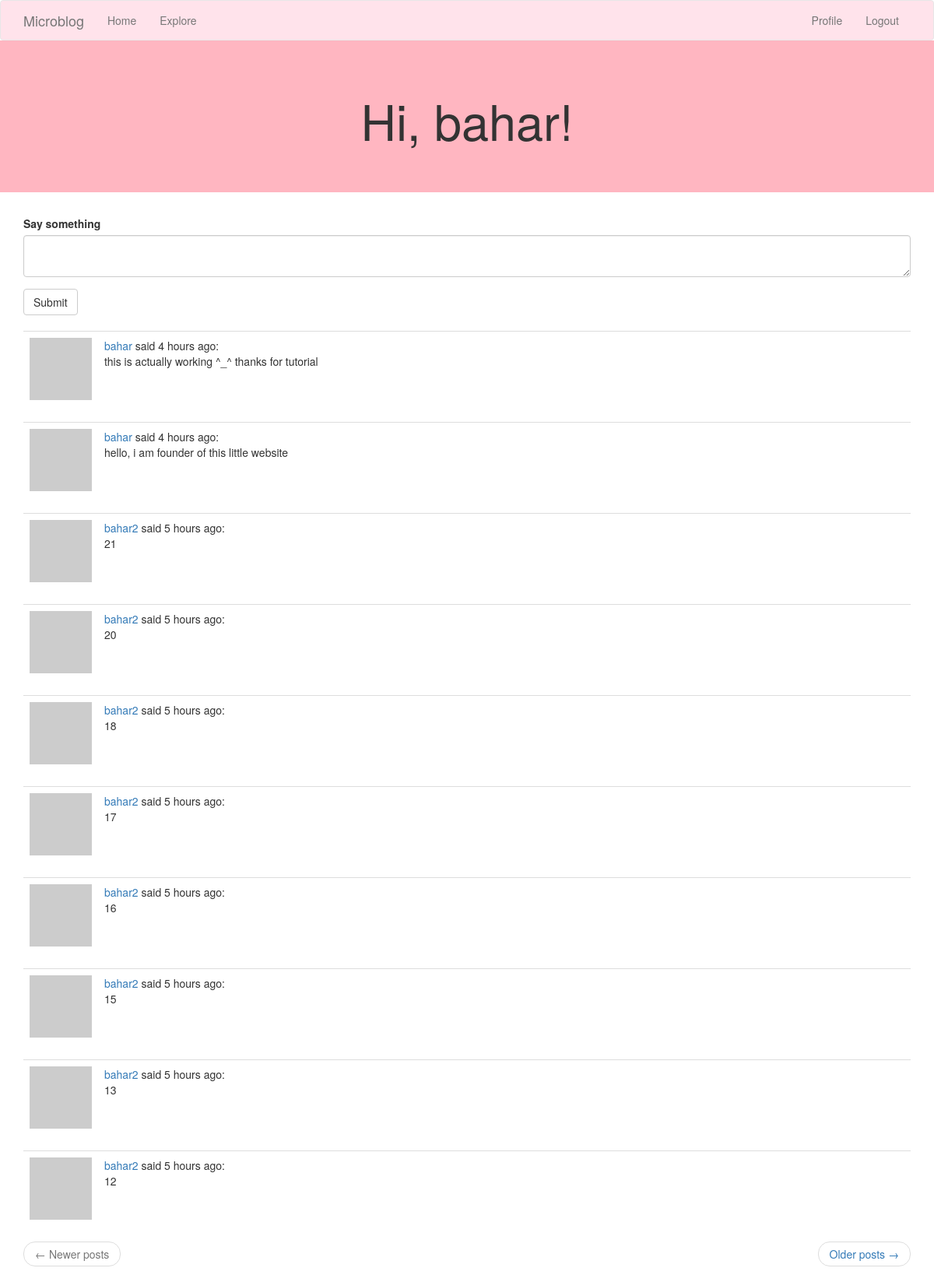
The page /index (signed in) on the database its author committed.
### app/models.py (models this page shows, shortened)
class User(UserMixin, db.Model):
    id = db.Column(db.Integer, primary_key=True)
    username = db.Column(db.String(64), index=True, unique=True)
    email = db.Column(db.String(120), index=True, unique=True)
    password_hash = db.Column(db.String(128))
    posts = db.relationship('Post', backref='author', lazy='dynamic')
    about_me = db.Column(db.String(140))
    last_seen = db.Column(db.DateTime, default=datetime.utcnow)
    def avatar(self, size):
        digest = md5(self.email.lower().encode('utf-8')).hexdigest()
        return 'https://www.gravatar.com/avatar/{}?d=identicon&s={}'.format(
            digest, size)
    followed = db.relationship(
        'User', secondary=followers,
        primaryjoin=(followers.c.follower_id == id),
        secondaryjoin=(followers.c.followed_id == id),
        backref=db.backref('followers', lazy='dynamic'), lazy='dynamic')
    def followed_posts(self):
        followed=Post.query.join(
            followers, (followers.c.followed_id == Post.user_id)).filter(
                followers.c.follower_id == self.id)
        own = Post.query.filter_by(user_id=self.id)
        return followed.union(own).order_by(Post.timestamp.desc())

class Post(db.Model):
    id = db.Column(db.Integer, primary_key=True)
    body = db.Column(db.String(140))
    timestamp = db.Column(db.DateTime, index=True, default=datetime.utcnow)
    user_id = db.Column(db.Integer, db.ForeignKey('user.id'))

### app/routes.py (the view)
@app.route('/', methods=['GET', 'POST'])
@app.route('/index', methods=['GET', 'POST'])
@login_required
def index():
    form = PostForm()
    if form.validate_on_submit():
        post = Post(body=form.post.data, author=current_user)
        db.session.add(post)
        db.session.commit()
        flash('Your post is now live!')
        return redirect(url_for('index'))
    page = request.args.get('page', 1, type=int)
    posts = current_user.followed_posts().paginate(
        page, app.config['POSTS_PER_PAGE'], False)
    next_url = url_for('index', page=posts.next_num) \
        if posts.has_next else None
    prev_url = url_for('index', page=posts.prev_num) \
        if posts.has_prev else None
    return render_template('index.html', title='Home', form=form,
                           posts=posts.items, next_url=next_url,
                           prev_url=prev_url)

### app/forms.py
class PostForm(FlaskForm):
    post = TextAreaField('Say something', validators=[
        DataRequired(), Length(min=1, max=140)])
    submit = SubmitField('Submit')

### app/models.py (called while the page is built)
@login.user_loader
def load_user(id):
    return User.query.get(int(id))

### app/routes.py (called while the page is built)
@app.before_request
def before_request():
    if current_user.is_authenticated:
        current_user.last_seen = datetime.utcnow()
        db.session.commit()

### app/templates/index.html
{% extends "base.html" %}
{% import 'bootstrap/wtf.html' as wtf %}
{% block app_content %}
    <div class="jumbotron text-center" style="background-color:#FFB6C1">
    <h1>Hi, {{ current_user.username }}!</h1>
    </div>
    <div class="container" >
    {% if form %}
    {{ wtf.quick_form(form) }}
    <br>
    {% endif %}
    {% for post in posts %}
        {% include '_post.html' %}
    {% endfor %}
    <nav aria-label="...">
        <ul class="pager">
            <li class="previous{% if not prev_url %} disabled{% endif %}">
                <a href="{{ prev_url or '#' }}">
                    <span aria-hidden="true">&larr;</span> Newer posts
                </a>
            </li>
            <li class="next{% if not next_url %} disabled{% endif %}">
                <a href="{{ next_url or '#' }}">
                    Older posts <span aria-hidden="true">&rarr;</span>
                </a>
            </li>
        </ul>
    </nav>
</div>
{% endblock %}

### app/templates/_post.html
    <table class="table table-hover">
        <tr>
            <td width="70px">
                <a href="{{ url_for('user', username=post.author.username) }}">
                    <img src="{{ post.author.avatar(70) }}" />
                </a>
            </td>
            <td>
                <a href="{{ url_for('user', username=post.author.username) }}">
                    {{ post.author.username }}
                </a>
                said {{ moment(post.timestamp).fromNow() }}:
                <br>
                {{ post.body }}
            </td>
        </tr>
    </table>

### rows shown on the page
User: username "bahar"
Post: author.username "bahar", timestamp "4 hours ago", body "this is actually working ^_^ thanks for tutorial"
Post: author.username "bahar", timestamp "4 hours ago", body "hello, i am founder of this little website"
Post: author.username "bahar2", timestamp "5 hours ago", body "21"
Post: author.username "bahar2", timestamp "5 hours ago", body "20"
Post: author.username "bahar2", timestamp "5 hours ago", body "18"
Post: author.username "bahar2", timestamp "5 hours ago", body "17"
Post: author.username "bahar2", timestamp "5 hours ago", body "16"
Post: author.username "bahar2", timestamp "5 hours ago", body "15"
Post: author.username "bahar2", timestamp "5 hours ago", body "13"
Post: author.username "bahar2", timestamp "5 hours ago", body "12"
